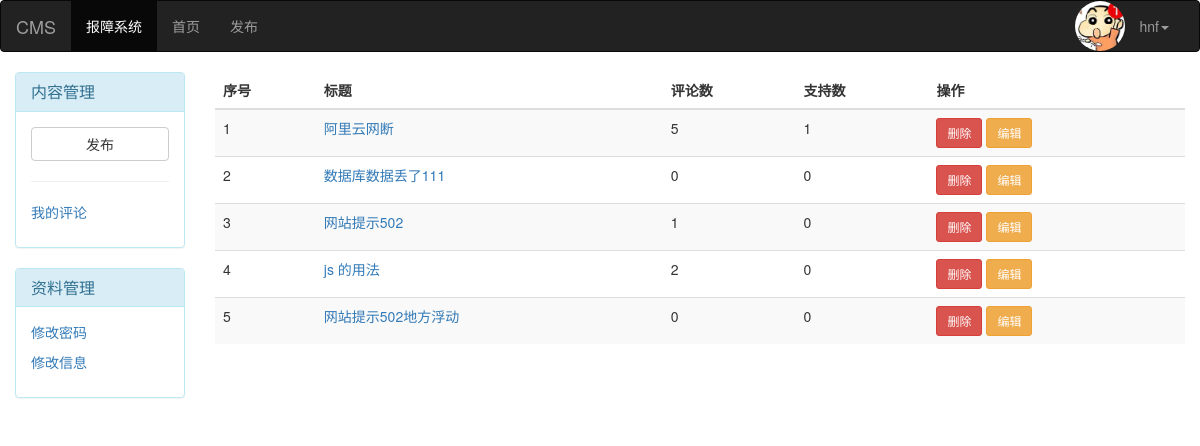
Page /fault-report/info/ (signed in) on the earlier database version.
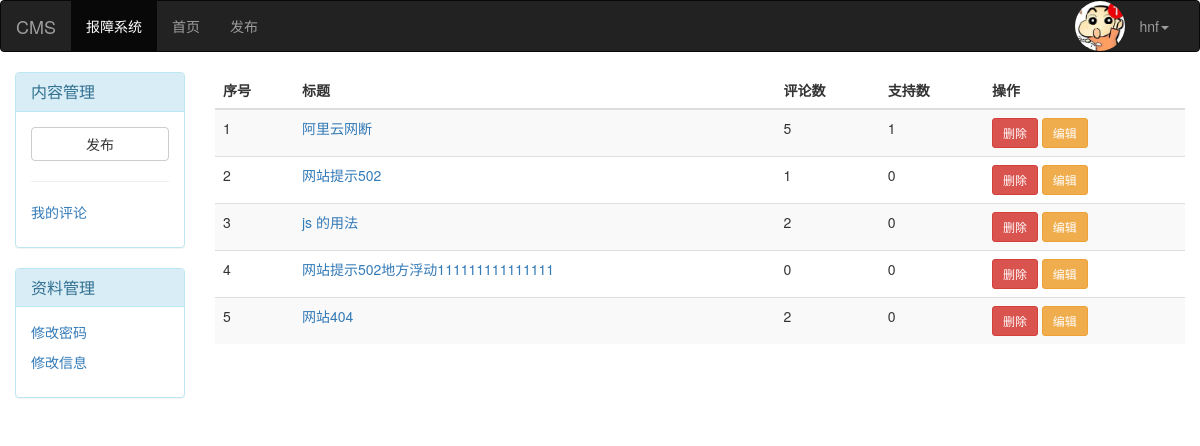
Same page on the later database version.
### fault_reporting/models.py (models this page shows, shortened)
class FaultReport(models.Model):
    title = models.CharField(max_length=80, verbose_name="故障标题")
    desc = models.CharField(max_length=255, verbose_name="故障简介")
    create_time = models.DateTimeField(auto_now_add=True, verbose_name="发布时间")
    modify_time = models.DateTimeField(auto_now=True, verbose_name="最后修改时间")
    comment_count = models.IntegerField(default=0)
    up_count = models.IntegerField(default=0)
    down_count = models.IntegerField(default=0)
    lob = models.ForeignKey(to="LOB", null=True, verbose_name="所属业务线")
    user = models.ForeignKey(to="UserInfo", verbose_name="发布者")
    tags = models.ManyToManyField(
        to="Tag",
        through="Fault2Tag",  # 指定第三张关系表
        through_fields=("fault_report", "tag"),  # 通过哪些字段建立多对多关系
    )
    class Meta:
        verbose_name = "故障总结/故障报告"
        verbose_name_plural = verbose_name

### fault_reporting/views.py (the view)
@login_required
def info(request):
    report_list = models.FaultReport.objects.filter(user=request.user)
    return render(request, "info.html", locals())

### templates/info.html
{% extends 'base.html' %}
{% block page-left %}
    <div class="panel panel-info">
        <div class="panel-heading">
            <h3 class="panel-title">内容管理</h3>
        </div>
        <div class="panel-body">
            <a class="btn btn-default btn-block" href="/fault-report/add-report/">发布</a>
            <hr>
            <p><a href="">我的评论</a></p>
        </div>
    </div>
    <div class="panel panel-info">
        <div class="panel-heading">
            <h3 class="panel-title">资料管理</h3>
        </div>
        <div class="panel-body">
            <p><a href="/change_password/">修改密码</a></p>
            <p><a href="/edit_info/">修改信息</a></p>
        </div>
    </div>
{% endblock %}
{% block page-right %}
    <table class="table table-striped">
        <thead>
        <tr>
            <th>序号</th>
            <th>标题</th>
            <th>评论数</th>
            <th>支持数</th>
            <th>操作</th>
        </tr>
        </thead>
        <tbody>
        {% for report in report_list %}
            <tr>
                <td>{{ forloop.counter }}</td>
                <td><a href="/fault-report/report/{{ report.id }}">{{ report.title }}</a></td>
                <td>{{ report.comment_count }}</td>
                <td>{{ report.up_count }}</td>
                <td>
                    <a class="btn btn-danger btn-sm" href="/fault-report/del-report/{{ report.id }}/">删除</a>
                    <a href="/fault-report/edit-report/{{ report.id }}/" class="btn btn-warning btn-sm">编辑</a>
                </td>
            </tr>
        {% endfor %}
{% endblock %}

Differences in the rows shown:
removed FaultReport: title "数据库数据丢了111", comment_count "0", up_count "0"
changed FaultReport: title "网站提示502地方浮动" → "网站提示502地方浮动111111111111111"
added FaultReport: title "网站404", comment_count "2", up_count "0"
